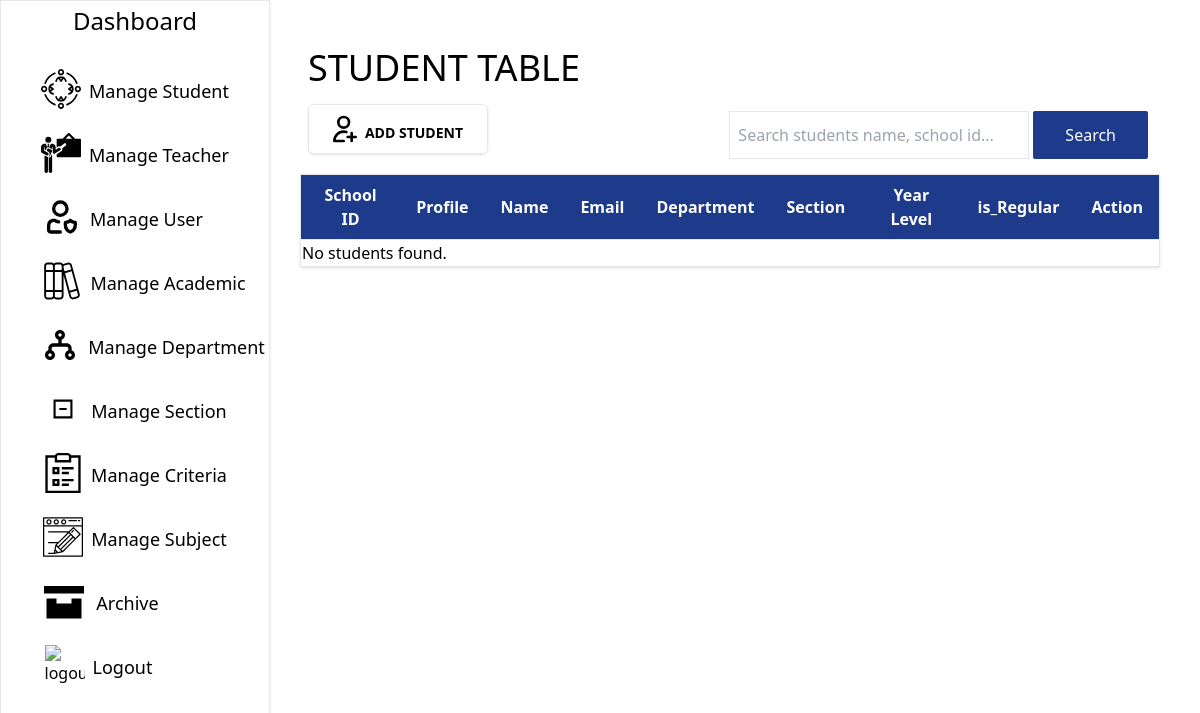
The page /admin/student_view.php on the database as committed earlier.
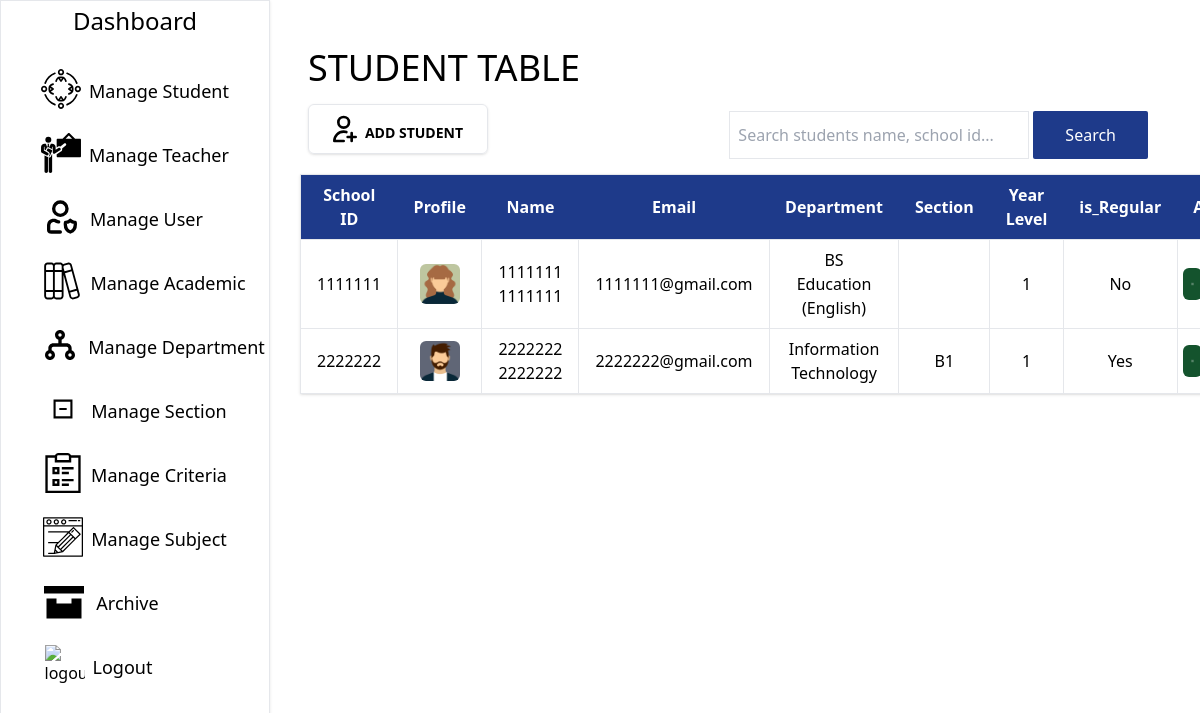
The same page on the database as committed later.
### tables this page shows
CREATE TABLE `tblstudent` (
  `student_id` int(11) NOT NULL,
  `school_id` int(11) NOT NULL,
  `name` varchar(255) NOT NULL,
  `email` varchar(255) NOT NULL,
  `department_id` int(11) NOT NULL,
  `password` varchar(255) NOT NULL,
  `year_level` int(11) NOT NULL,
  `image` varchar(255) NOT NULL
);

CREATE TABLE `tbldepartment` (
  `department_id` int(11) NOT NULL,
  `department_name` varchar(255) NOT NULL
);

CREATE TABLE `tblsection` (
  `section_id` int(11) NOT NULL,
  `section_name` varchar(255) NOT NULL,
  `year_level` int(11) NOT NULL
);

### admin/student_view.php (the view, shortened to what this page needs)
<?php
include('../database/dbconnect.php');
?>
<?php
$sql = "SELECT s.school_id, s.name, s.email, s.year_level, s.image,
d.department_name, sec.section_name, ss.is_regular
FROM tblstudent s
LEFT JOIN tbldepartment d ON s.department_id = d.department_id
LEFT JOIN tblstudent_section ss ON s.student_id = ss.student_id
LEFT JOIN tblsection sec ON ss.section_id = sec.section_id";
$result = $conn->query($sql);
?>
<!DOCTYPE html>
<html lang="en">
<head>
  <script src="https://cdn.tailwindcss.com"></script>
</head>
<body>
  <aside>
    <div class="container">
      <div class="fixed bottom-0 left-0 top-0 z-50 w-[270px] border shadow">
        <div class=" text-2xl text-center hover:bg-blue-900 hover:text-white py-1 rounded-sm cursor-pointer">
          <a href="adminDashboard.php" class="cursor-pointer">Dashboard</a>
        </div>
        <div class="flex flex-col justify-evenly item-center text-center gap-2 mt-5">
          <div class="flex justify-center item-center gap-2 hover:bg-gray-400 py-2 cursor-pointer">
            <div class="h-10 w-10">
              <img src="../admin/img_side/student_side.svg" alt="student_sidebar">
            </div>
            <div class="mt-2 text-lg">
              <a href="../admin/student_view.php">Manage Student</a>
            </div>
          </div>
          <div class="flex justify-center item-center gap-2 hover:bg-gray-400 py-2  cursor-pointer">
            <div class="h-10 w-10">
              <img src="../admin/img_side/teacher-svgrepo-com.svg" alt="teacher_sidebar">
            </div>
            <div class="mt-2 text-lg">
              <a href="../admin/teacher_view.php">Manage Teacher</a>
            </div>
          </div>
          <div class="flex justify-center item-center gap-2 hover:bg-gray-400 py-2  cursor-pointer ms-[-25px]">
            <div class="h-10 w-10">
              <img src="../admin/img_side/user_side.svg" alt="user_sidebar">
            </div>
            <div class="mt-2 text-lg">
              <a href="">Manage User</a>
            </div>
          </div>
          <div class="flex justify-center item-center gap-2  hover:bg-gray-400 py-2  cursor-pointer ms-[18px]">
            <div class="h-10 w-10">
              <img src="../admin/img_side/academic_side.svg" alt="academic_sidebar">
            </div>
            <div class="mt-2 text-lg">
              <a href="../admin/academic_create.php">Manage Academic</a>
            </div>
          </div>
          <div class="flex justify-center item-center gap-2 hover:bg-gray-400
            py-2  cursor-pointer ms-[35px]">
            <div class="h-10 w-10">
              <img src="../admin/img_side/department_side.svg" alt="department_sidebar">
            </div>
            <div class="mt-2 text-lg">
              <a href="../admin/department_create.php">Manage Department</a>
            </div>
          </div>
          <div class="flex justify-center item-center gap-2 hover:bg-gray-400 py-2  cursor-pointer">
            <div class="h-10 w-10">
              <img src="../admin/img_side/section_side.svg" alt="section_sidebar">
            </div>
            <div class="mt-2 text-lg">
              <a href="../admin/section_create.php">Manage Section</a>
            </div>
          </div>
          <div class="flex justify-center item-center gap-2 hover:bg-gray-400 py-2  cursor-pointer">
            <div class="h-10 w-10">
              <img src="../admin/img_side/criteria_side.svg" alt="criteria_sidebar">
            </div>
            <div class="mt-2 text-lg">
              <a href="../admin/criteria_create.php">Manage Criteria</a>
            </div>
          </div>
          <div class="flex justify-center item-center gap-2 hover:bg-gray-400 py-2  cursor-pointer">
            <div class="h-10 w-10">
              <img src="../admin/img_side/subject_side.svg" alt="subject_sidebar">
            </div>
            <div class="mt-2 text-lg">
              <a href="../admin/subject_create.php">Manage Subject</a>
            </div>
          </div>
          <div class="flex justify-center item-center gap-2 hover:bg-gray-400 py-2  cursor-pointer">
            <div class="h-10 w-10 ms-[-63px]">
              <img src="../admin/img_side/archive_side.svg" alt="archive_sidebar">
            </div>
            <div class="mt-2 text-lg mx-1">
              <a href="">Archive</a>
            </div>
          </div>
          <div class="flex justify-center
            item-center gap-2 hover:bg-gray-400
              py-2  ms-[-73px]">
            <div class="h-10 w-10">
              <img src="../admin/img_side/logout_side.svg" alt="logout_sidebar">
            </div>
            <div class="mt-2 text-lg">
              <a href="../logout.php">Logout</a>
            </div>
          </div>
        </div>
      </div>
    </div>
  </aside>
  <main>
    <div class="fixed bottom-0 left-[260px] right-0 top-0 z-10 p-10">
      <div class="m-2">
        <h1 class="text-4xl">STUDENT TABLE</h1>
      </div>
      <form action="<?php echo htmlspecialchars($_SERVER['PHP_SELF']); ?>" method="get">
        <div class="flex  justify-between items-center p-2">
          <div>
            <div class="mb-3 flex justify-center items-center
              p-2 border w-[180px] cursor-pointer
              rounded-md hover:bg-blue-900 hover:text-white
              shadow js-modal">
              <div>
                <img
                  src="../admin/Images/img-user/add-student.svg"
                  alt="add-student"
                  class="w-8 h-8 svg-image">
              </div>
              <div class="text-sm mx-1 mt-2 font-semibold
                  text-center">
                ADD STUDENT
              </div>
            </div>
          </div>
          <div class="flex  justify-between items-center">
            <div>
              <input type="text" name="search" class="p-2 h-12 w-[300px] border" placeholder="Search students name, school id..."
                autocomplete="off" value="<?php echo isset($_GET['search']) ? htmlspecialchars($_GET['search']) : ''; ?>">
            </div>
            <div class="mx-1">
              <input
                type="submit"
                name="enter"
                value="Search"
                class="cursor-pointer rounded-sm px-8 py-3 bg-blue-900 text-white">
            </div>
          </div>
        </div>
      </form>
      <table class="table-auto w-full border shadow">
        <thead class="border bg-blue-900 text-white">
          <tr>
            <th class="px-4 py-2 text-center">School ID</th>
            <th class="px-4 py-2 text-center">Profile</th>
            <th class="px-4 py-2 text-center">Name</th>
            <th class="px-4 py-2 text-center">Email</th>
            <th class="px-4 py-2 text-center">Department</th>
            <th class="px-4 py-2 text-center">Section</th>
            <th class="px-4 py-2 text-center">Year Level</th>
            <th class="px-4 py-2 text-center">is_Regular</th>
            <th class="px-4 py-2 text-center">Action</th>
          </tr>
        </thead>
        <tbody>
          <?php if ($result->num_rows > 0): ?>
            <?php while ($row = $result->fetch_assoc()): ?>
              <tr class="border-b hover:bg-pink-50">
                <td class="px-4 py-2 text-center border"><?php echo htmlspecialchars($row['school_id']); ?></td>
                <td class="px-4 py-2 text-center border">
                  <div class="flex justify-center items-center">
                    <div>
                      <?php if ($row['image']): ?>
                        <img src="../pic/pics/<?php echo htmlspecialchars($row['image']); ?>" alt="Student Image"
                          class="w-10 h-10 rounded-md">
                      <?php else: ?>
                        No Image
                      <?php endif; ?>
                    </div>
                  </div>
                </td>
                <td class="px-4 py-2 text-center border"><?php echo htmlspecialchars($row['name']); ?></td>
                <td class="px-4 py-2 text-center border"><?php echo htmlspecialchars($row['email']); ?></td>
                <td class="px-4 py-2 text-center border"><?php echo htmlspecialchars($row['department_name']); ?></td>
                <td class="px-4 py-2 text-center border"><?php echo htmlspecialchars($row['section_name']); ?></td>
                <td class="px-4 py-2 text-center border"><?php echo htmlspecialchars($row['year_level']); ?></td>
                <td class="px-4 py-2 text-center border"><?php echo $row['is_regular'] ? 'Yes' : 'No'; ?></td>
                <td>
                  <div class="flex justify-center items-center">
                    <div class="w-full m-1">
                      <a href="#view">
                        <img src="../admin/Images/view.svg" alt="School ID"
                          class="w-8 h-8 px-2 rounded-md py-1 bg-green-900 hover:bg-green-500 top-1 left-8">
                      </a>
                    </div>
                  </div>
                </td>
              </tr>
            <?php endwhile; ?>
          <?php else: ?>
            <tr>
              <td colspan="8">No students found.</td>
            </tr>
          <?php endif; ?>
        </tbody>
      </table>
    </div>
  </main>
</body>
</html>

Rows that differ between the two databases and show on the page:
added tblstudent: school "1111111", image (picture), name "1111111 1111111", email "1111111@gmail.com", department.department_name "BS Education (English)", year_level "1", shows "No"
added tblstudent: school "2222222", image (picture), name "2222222 2222222", email "2222222@gmail.com", department.department_name "Information Technology", tblsection.section_name "B1", year_level "1", shows "Yes"
Other text that changed with them:
text no longer shown: "No students found."
